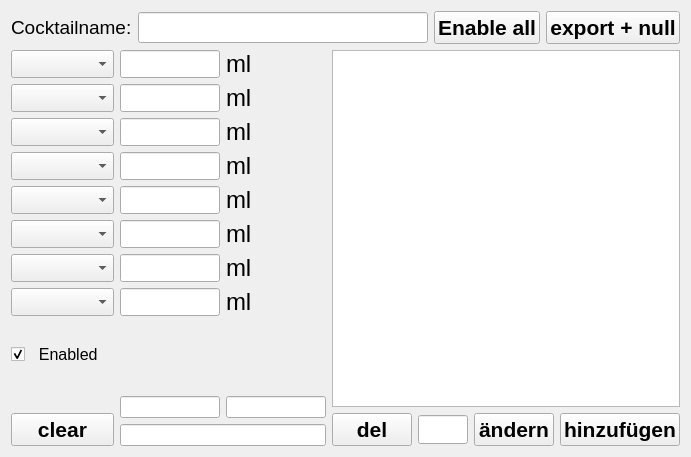
      <widget class="QWidget" name="tab_3">
       <attribute name="title">
        <string>Rezepte</string>
       </attribute>
       <layout class="QHBoxLayout" name="horizontalLayout_4">
        <item>
         <layout class="QVBoxLayout" name="verticalLayout_17">
          <item>
           <layout class="QHBoxLayout" name="horizontalLayout_15">
            <item>
             <widget class="QLabel" name="label_23">
              <property name="font">
               <font>
                <pointsize>14</pointsize>
               </font>
              </property>
              <property name="text">
               <string>Cocktailname:</string>
              </property>
             </widget>
            </item>
            <item>
             <widget class="QLineEdit" name="LECocktail">
              <property name="font">
               <font>
                <pointsize>14</pointsize>
               </font>
              </property>
              <property name="placeholderText">
               <string/>
              </property>
             </widget>
            </item>
            <item>
             <widget class="QPushButton" name="PBenable">
              <property name="font">
               <font>
                <pointsize>16</pointsize>
                <weight>75</weight>
                <bold>true</bold>
               </font>
              </property>
              <property name="text">
               <string>Enable all</string>
              </property>
             </widget>
            </item>
            <item>
             <widget class="QPushButton" name="PBRnull">
              <property name="maximumSize">
               <size>
                <width>220</width>
                <height>16777215</height>
               </size>
              </property>
              <property name="font">
               <font>
                <pointsize>16</pointsize>
                <weight>75</weight>
                <bold>true</bold>
               </font>
              </property>
              <property name="layoutDirection">
               <enum>Qt::LeftToRight</enum>
              </property>
              <property name="text">
               <string>export + null</string>
              </property>
             </widget>
            </item>
           </layout>
          </item>
          <item>
           <layout class="QHBoxLayout" name="horizontalLayout_3">
            <item>
             <layout class="QVBoxLayout" name="verticalLayout_4">
              <item>
               <widget class="QComboBox" name="CBR1">
                <property name="minimumSize">
                 <size>
                  <width>103</width>
                  <height>28</height>
                 </size>
                </property>
                <property name="maximumSize">
                 <size>
                  <width>16777215</width>
                  <height>28</height>
                 </size>
                </property>
                <property name="font">
                 <font>
                  <pointsize>14</pointsize>
                  <weight>50</weight>
                  <bold>false</bold>
                 </font>
                </property>
               </widget>
              </item>
              <item>
               <widget class="QComboBox" name="CBR2">
                <property name="minimumSize">
                 <size>
                  <width>103</width>
                  <height>28</height>
                 </size>
                </property>
                <property name="maximumSize">
                 <size>
                  <width>16777215</width>
                  <height>28</height>
                 </size>
                </property>
                <property name="font">
                 <font>
                  <pointsize>14</pointsize>
                  <weight>50</weight>
                  <bold>false</bold>
                 </font>
                </property>
               </widget>
              </item>
              <item>
               <widget class="QComboBox" name="CBR3">
                <property name="minimumSize">
                 <size>
                  <width>103</width>
                  <height>28</height>
                 </size>
                </property>
                <property name="maximumSize">
                 <size>
                  <width>16777215</width>
                  <height>28</height>
                 </size>
                </property>
                <property name="font">
                 <font>
                  <pointsize>14</pointsize>
                  <weight>50</weight>
                  <bold>false</bold>
                 </font>
                </property>
               </widget>
              </item>
              <item>
               <widget class="QComboBox" name="CBR4">
                <property name="minimumSize">
                 <size>
                  <width>103</width>
                  <height>28</height>
                 </size>
                </property>
                <property name="maximumSize">
                 <size>
                  <width>16777215</width>
                  <height>28</height>
                 </size>
                </property>
                <property name="font">
                 <font>
                  <pointsize>14</pointsize>
                  <weight>50</weight>
                  <bold>false</bold>
                 </font>
                </property>
               </widget>
              </item>
              <item>
               <widget class="QComboBox" name="CBR5">
                <property name="minimumSize">
                 <size>
                  <width>103</width>
                  <height>28</height>
                 </size>
                </property>
                <property name="maximumSize">
                 <size>
                  <width>16777215</width>
                  <height>28</height>
                 </size>
                </property>
                <property name="font">
                 <font>
                  <pointsize>14</pointsize>
                  <weight>50</weight>
                  <bold>false</bold>
                 </font>
                </property>
               </widget>
              </item>
              <item>
               <widget class="QComboBox" name="CBR6">
                <property name="minimumSize">
                 <size>
                  <width>103</width>
                  <height>28</height>
                 </size>
                </property>
                <property name="maximumSize">
                 <size>
                  <width>16777215</width>
                  <height>28</height>
                 </size>
                </property>
                <property name="font">
                 <font>
                  <pointsize>14</pointsize>
                  <weight>50</weight>
                  <bold>false</bold>
                 </font>
                </property>
               </widget>
              </item>
              <item>
               <widget class="QComboBox" name="CBR7">
                <property name="minimumSize">
                 <size>
                  <width>103</width>
                  <height>28</height>
                 </size>
                </property>
                <property name="maximumSize">
                 <size>
                  <width>16777215</width>
                  <height>28</height>
                 </size>
                </property>
                <property name="font">
                 <font>
                  <pointsize>14</pointsize>
                  <weight>50</weight>
                  <bold>false</bold>
                 </font>
                </property>
               </widget>
              </item>
              <item>
               <widget class="QComboBox" name="CBR8">
                <property name="minimumSize">
                 <size>
                  <width>103</width>
                  <height>28</height>
                 </size>
                </property>
                <property name="maximumSize">
                 <size>
                  <width>16777215</width>
                  <height>28</height>
                 </size>
                </property>
                <property name="font">
                 <font>
                  <pointsize>14</pointsize>
                  <weight>50</weight>
                  <bold>false</bold>
                 </font>
                </property>
               </widget>
              </item>
              <item>
               <spacer name="horizontalSpacer_4">
                <property name="orientation">
                 <enum>Qt::Horizontal</enum>
                </property>
                <property name="sizeHint" stdset="0">
                 <size>
                  <width>40</width>
                  <height>20</height>
                 </size>
                </property>
               </spacer>
              </item>
              <item>
               <widget class="QCheckBox" name="CHBenabled">
                <property name="font">
                 <font>
                  <pointsize>12</pointsize>
                 </font>
                </property>
                <property name="layoutDirection">
                 <enum>Qt::LeftToRight</enum>
                </property>
                <property name="text">
                 <string>  Enabled</string>
                </property>
                <property name="checked">
                 <bool>true</bool>
                </property>
               </widget>
              </item>
              <item>
               <spacer name="verticalSpacer_5">
                <property name="orientation">
                 <enum>Qt::Vertical</enum>
                </property>
                <property name="sizeHint" stdset="0">
                 <size>
                  <width>20</width>
                  <height>40</height>
                 </size>
                </property>
               </spacer>
              </item>
              <item>
               <widget class="QPushButton" name="PBclear">
                <property name="minimumSize">
                 <size>
                  <width>0</width>
                  <height>33</height>
                 </size>
                </property>
                <property name="font">
                 <font>
                  <pointsize>16</pointsize>
                  <weight>75</weight>
                  <bold>true</bold>
                 </font>
                </property>
                <property name="text">
                 <string>clear</string>
                </property>
               </widget>
              </item>
             </layout>
            </item>
            <item>
             <layout class="QVBoxLayout" name="verticalLayout_12">
              <item>
               <layout class="QHBoxLayout" name="horizontalLayout_16">
                <item>
                 <layout class="QVBoxLayout" name="verticalLayout_16">
                  <item>
                   <widget class="QLineEdit" name="LER1">
                    <property name="minimumSize">
                     <size>
                      <width>0</width>
                      <height>28</height>
                     </size>
                    </property>
                    <property name="maximumSize">
                     <size>
                      <width>100</width>
                      <height>28</height>
                     </size>
                    </property>
                    <property name="font">
                     <font>
                      <pointsize>14</pointsize>
                     </font>
                    </property>
                    <property name="alignment">
                     <set>Qt::AlignRight|Qt::AlignTrailing|Qt::AlignVCenter</set>
                    </property>
                   </widget>
                  </item>
                  <item>
                   <widget class="QLineEdit" name="LER2">
                    <property name="minimumSize">
                     <size>
                      <width>0</width>
                      <height>28</height>
                     </size>
                    </property>
                    <property name="maximumSize">
                     <size>
                      <width>100</width>
                      <height>28</height>
                     </size>
                    </property>
                    <property name="font">
                     <font>
                      <pointsize>14</pointsize>
                     </font>
                    </property>
                    <property name="alignment">
                     <set>Qt::AlignRight|Qt::AlignTrailing|Qt::AlignVCenter</set>
                    </property>
                   </widget>
                  </item>
                  <item>
                   <widget class="QLineEdit" name="LER3">
                    <property name="minimumSize">
                     <size>
                      <width>0</width>
                      <height>28</height>
                     </size>
                    </property>
                    <property name="maximumSize">
                     <size>
                      <width>100</width>
                      <height>28</height>
                     </size>
                    </property>
                    <property name="font">
                     <font>
                      <pointsize>14</pointsize>
                     </font>
                    </property>
                    <property name="alignment">
                     <set>Qt::AlignRight|Qt::AlignTrailing|Qt::AlignVCenter</set>
                    </property>
                   </widget>
                  </item>
                  <item>
                   <widget class="QLineEdit" name="LER4">
                    <property name="minimumSize">
                     <size>
                      <width>0</width>
                      <height>28</height>
                     </size>
                    </property>
                    <property name="maximumSize">
                     <size>
                      <width>100</width>
                      <height>28</height>
                     </size>
                    </property>
                    <property name="font">
                     <font>
                      <pointsize>14</pointsize>
                     </font>
                    </property>
                    <property name="alignment">
                     <set>Qt::AlignRight|Qt::AlignTrailing|Qt::AlignVCenter</set>
                    </property>
                   </widget>
                  </item>
                  <item>
                   <widget class="QLineEdit" name="LER5">
                    <property name="minimumSize">
                     <size>
                      <width>0</width>
                      <height>28</height>
                     </size>
                    </property>
                    <property name="maximumSize">
                     <size>
                      <width>100</width>
                      <height>28</height>
                     </size>
                    </property>
                    <property name="font">
                     <font>
                      <pointsize>14</pointsize>
                     </font>
                    </property>
                    <property name="alignment">
                     <set>Qt::AlignRight|Qt::AlignTrailing|Qt::AlignVCenter</set>
                    </property>
                   </widget>
                  </item>
                  <item>
                   <widget class="QLineEdit" name="LER6">
                    <property name="minimumSize">
                     <size>
                      <width>0</width>
                      <height>28</height>
                     </size>
                    </property>
                    <property name="maximumSize">
                     <size>
                      <width>100</width>
                      <height>28</height>
                     </size>
                    </property>
                    <property name="font">
                     <font>
                      <pointsize>14</pointsize>
                     </font>
                    </property>
                    <property name="alignment">
                     <set>Qt::AlignRight|Qt::AlignTrailing|Qt::AlignVCenter</set>
                    </property>
                   </widget>
                  </item>
                  <item>
                   <widget class="QLineEdit" name="LER7">
                    <property name="minimumSize">
                     <size>
                      <width>0</width>
                      <height>28</height>
                     </size>
                    </property>
                    <property name="maximumSize">
                     <size>
                      <width>100</width>
                      <height>28</height>
                     </size>
                    </property>
                    <property name="font">
                     <font>
                      <pointsize>14</pointsize>
                     </font>
                    </property>
                    <property name="alignment">
                     <set>Qt::AlignRight|Qt::AlignTrailing|Qt::AlignVCenter</set>
                    </property>
                   </widget>
                  </item>
                  <item>
                   <widget class="QLineEdit" name="LER8">
                    <property name="minimumSize">
                     <size>
                      <width>0</width>
                      <height>28</height>
                     </size>
                    </property>
                    <property name="maximumSize">
                     <size>
                      <width>100</width>
                      <height>28</height>
                     </size>
                    </property>
                    <property name="font">
                     <font>
                      <pointsize>14</pointsize>
                     </font>
                    </property>
                    <property name="alignment">
                     <set>Qt::AlignRight|Qt::AlignTrailing|Qt::AlignVCenter</set>
                    </property>
                   </widget>
                  </item>
                  <item>
                   <spacer name="horizontalSpacer">
                    <property name="orientation">
                     <enum>Qt::Horizontal</enum>
                    </property>
                    <property name="sizeHint" stdset="0">
                     <size>
                      <width>40</width>
                      <height>20</height>
                     </size>
                    </property>
                   </spacer>
                  </item>
                  <item>
                   <spacer name="verticalSpacer_2">
                    <property name="orientation">
                     <enum>Qt::Vertical</enum>
                    </property>
                    <property name="sizeHint" stdset="0">
                     <size>
                      <width>20</width>
                      <height>40</height>
                     </size>
                    </property>
                   </spacer>
                  </item>
                  <item>
                   <widget class="QLineEdit" name="LEmenge_a">
                    <property name="maximumSize">
                     <size>
                      <width>100</width>
                      <height>16777215</height>
                     </size>
                    </property>
                   </widget>
                  </item>
                 </layout>
                </item>
                <item>
                 <layout class="QVBoxLayout" name="verticalLayout_18">
                  <item>
                   <widget class="QLabel" name="label_7">
                    <property name="maximumSize">
                     <size>
                      <width>16777215</width>
                      <height>28</height>
                     </size>
                    </property>
                    <property name="font">
                     <font>
                      <pointsize>18</pointsize>
                      <weight>50</weight>
                      <bold>false</bold>
                     </font>
                    </property>
                    <property name="text">
                     <string>ml</string>
                    </property>
                   </widget>
                  </item>
                  <item>
                   <widget class="QLabel" name="label_5">
                    <property name="maximumSize">
                     <size>
                      <width>16777215</width>
                      <height>28</height>
                     </size>
                    </property>
                    <property name="font">
                     <font>
                      <pointsize>18</pointsize>
                      <weight>50</weight>
                      <bold>false</bold>
                     </font>
                    </property>
                    <property name="text">
                     <string>ml</string>
                    </property>
                   </widget>
                  </item>
                  <item>
                   <widget class="QLabel" name="label_9">
                    <property name="maximumSize">
                     <size>
                      <width>16777215</width>
                      <height>28</height>
                     </size>
                    </property>
                    <property name="font">
                     <font>
                      <pointsize>18</pointsize>
                      <weight>50</weight>
                      <bold>false</bold>
                     </font>
                    </property>
                    <property name="text">
                     <string>ml</string>
                    </property>
                   </widget>
                  </item>
                  <item>
                   <widget class="QLabel" name="label_8">
                    <property name="maximumSize">
                     <size>
                      <width>16777215</width>
                      <height>28</height>
                     </size>
                    </property>
                    <property name="font">
                     <font>
                      <pointsize>18</pointsize>
                      <weight>50</weight>
                      <bold>false</bold>
                     </font>
                    </property>
                    <property name="text">
                     <string>ml</string>
                    </property>
                   </widget>
                  </item>
                  <item>
                   <widget class="QLabel" name="label_3">
                    <property name="maximumSize">
                     <size>
                      <width>16777215</width>
                      <height>28</height>
                     </size>
                    </property>
                    <property name="font">
                     <font>
                      <pointsize>18</pointsize>
                      <weight>50</weight>
                      <bold>false</bold>
                     </font>
                    </property>
                    <property name="text">
                     <string>ml</string>
                    </property>
                   </widget>
                  </item>
                  <item>
                   <widget class="QLabel" name="label_6">
                    <property name="maximumSize">
                     <size>
                      <width>16777215</width>
                      <height>28</height>
                     </size>
                    </property>
                    <property name="font">
                     <font>
                      <pointsize>18</pointsize>
                      <weight>50</weight>
                      <bold>false</bold>
                     </font>
                    </property>
                    <property name="text">
                     <string>ml</string>
                    </property>
                   </widget>
                  </item>
                  <item>
                   <widget class="QLabel" name="label_10">
                    <property name="maximumSize">
                     <size>
                      <width>16777215</width>
                      <height>28</height>
                     </size>
                    </property>
                    <property name="font">
                     <font>
                      <pointsize>18</pointsize>
                      <weight>50</weight>
                      <bold>false</bold>
                     </font>
                    </property>
                    <property name="text">
                     <string>ml</string>
                    </property>
                   </widget>
                  </item>
                  <item>
                   <widget class="QLabel" name="label_4">
                    <property name="maximumSize">
                     <size>
                      <width>16777215</width>
                      <height>28</height>
                     </size>
                    </property>
                    <property name="font">
                     <font>
                      <pointsize>18</pointsize>
                      <weight>50</weight>
                      <bold>false</bold>
                     </font>
                    </property>
                    <property name="text">
                     <string>ml</string>
                    </property>
                   </widget>
                  </item>
                  <item>
                   <spacer name="horizontalSpacer_2">
                    <property name="orientation">
                     <enum>Qt::Horizontal</enum>
                    </property>
                    <property name="sizeHint" stdset="0">
                     <size>
                      <width>40</width>
                      <height>20</height>
                     </size>
                    </property>
                   </spacer>
                  </item>
                  <item>
                   <spacer name="verticalSpacer_4">
                    <property name="orientation">
                     <enum>Qt::Vertical</enum>
                    </property>
                    <property name="sizeHint" stdset="0">
                     <size>
                      <width>20</width>
                      <height>40</height>
                     </size>
                    </property>
                   </spacer>
                  </item>
                  <item>
                   <widget class="QLineEdit" name="LEprozent_a">
                    <property name="maximumSize">
                     <size>
                      <width>100</width>
                      <height>16777215</height>
                     </size>
                    </property>
                    <property name="layoutDirection">
                     <enum>Qt::RightToLeft</enum>
                    </property>
                   </widget>
                  </item>
                 </layout>
                </item>
               </layout>
              </item>
              <item>
               <widget class="QLineEdit" name="LEKommentar"/>
              </item>
             </layout>
            </item>
            <item>
             <layout class="QVBoxLayout" name="verticalLayout_10">
              <item>
               <widget class="QListWidget" name="LWRezepte">
                <property name="font">
                 <font>
                  <pointsize>16</pointsize>
                 </font>
                </property>
                <property name="styleSheet">
                 <string notr="true"> QScrollBar:vertical {
     border: 1px solid rgb(97, 97, 97);
     background: rgb(0, 0, 0);
     width: 30px;
     margin: 31px 0 31px 0;
 }
 QScrollBar::handle:vertical {
     background: rgb(0, 0, 0);
 }
 QScrollBar::add-line:vertical {
     border: 1px solid rgb(97, 97, 97);
     background: rgb(0, 0, 0);
     height: 30px;
     subcontrol-position: bottom;
     subcontrol-origin: margin;
 }

 QScrollBar::sub-line:vertical {
     border: 1px solid rgb(97, 97, 97);
     background: rgb(0, 0, 0);
     height: 30px;
     subcontrol-position: top;
     subcontrol-origin: margin;
 }

 QScrollBar::up-arrow:vertical, QScrollBar::down-arrow:vertical {
   	 width: 10px;
     height: 10px;
     background: rgb(0, 123, 255);
 }</string>
                </property>
                <property name="horizontalScrollBarPolicy">
                 <enum>Qt::ScrollBarAlwaysOff</enum>
                </property>
                <property name="sortingEnabled">
                 <bool>true</bool>
                </property>
               </widget>
              </item>
              <item>
               <layout class="QHBoxLayout" name="horizontalLayout_10">
                <item>
                 <widget class="QPushButton" name="PBdelete">
                  <property name="minimumSize">
                   <size>
                    <width>0</width>
                    <height>33</height>
                   </size>
                  </property>
                  <property name="font">
                   <font>
                    <pointsize>16</pointsize>
                    <weight>75</weight>
                    <bold>true</bold>
                   </font>
                  </property>
                  <property name="text">
                   <string>del</string>
                  </property>
                 </widget>
                </item>
                <item>
                 <widget class="QLineEdit" name="LEpw">
                  <property name="minimumSize">
                   <size>
                    <width>0</width>
                    <height>29</height>
                   </size>
                  </property>
                  <property name="maximumSize">
                   <size>
                    <width>50</width>
                    <height>16777215</height>
                   </size>
                  </property>
                  <property name="echoMode">
                   <enum>QLineEdit::Password</enum>
                  </property>
                 </widget>
                </item>
                <item>
                 <widget class="QPushButton" name="PBRezeptaktualisieren">
                  <property name="minimumSize">
                   <size>
                    <width>0</width>
                    <height>32</height>
                   </size>
                  </property>
                  <property name="font">
                   <font>
                    <pointsize>16</pointsize>
                    <weight>75</weight>
                    <bold>true</bold>
                   </font>
                  </property>
                  <property name="text">
                   <string>ändern</string>
                  </property>
                 </widget>
                </item>
                <item>
                 <widget class="QPushButton" name="PBRezepthinzu">
                  <property name="minimumSize">
                   <size>
                    <width>0</width>
                    <height>32</height>
                   </size>
                  </property>
                  <property name="maximumSize">
                   <size>
                    <width>16777215</width>
                    <height>16777215</height>
                   </size>
                  </property>
                  <property name="font">
                   <font>
                    <pointsize>16</pointsize>
                    <weight>75</weight>
                    <bold>true</bold>
                   </font>
                  </property>
                  <property name="text">
                   <string>hinzufügen</string>
                  </property>
                 </widget>
                </item>
               </layout>
              </item>
             </layout>
            </item>
           </layout>
          </item>
         </layout>
        </item>
       </layout>
      </widget>
